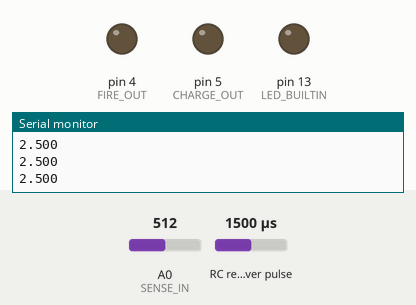
Recording of a program running on a simulated Arduino Nano, built with avr-gcc and run on an emulated ATmega328P. Shown: output pins drawn as LEDs (lit = HIGH), the last lines printed to the serial monitor. Wiring (inferred from the names in the program): RC receiver channel: data pin 3. The test bench sets the inputs (shaded band); at power-on: RC receiver pulse 1500 µs, A0 (SENSE_IN) = 512.

Above: at 1.2 s.
1.3 s: RC receiver pulse (sensor on pin 3) set to 1676 µs
4.1 s: RC receiver pulse (sensor on pin 3) set to 1689 µs
At 5.6 s:
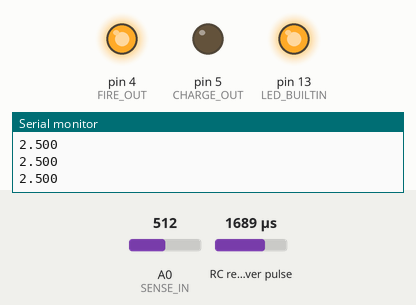
6.3 s: A0 (SENSE_IN) set to 23
7.8 s: A0 (SENSE_IN) set to 19
At 9.2 s:
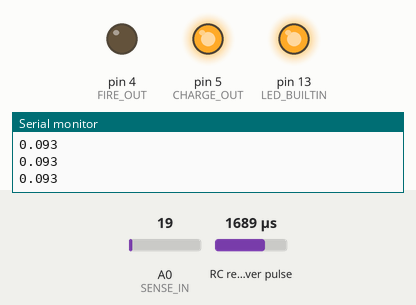
9.9 s: A0 (SENSE_IN) set to 330
11.4 s: A0 (SENSE_IN) set to 360
At 12.5 s:
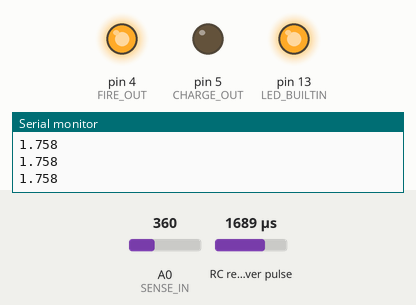
Timing chart, 0 to 13.9 s (numbered marks = the images above; inputs shaded):
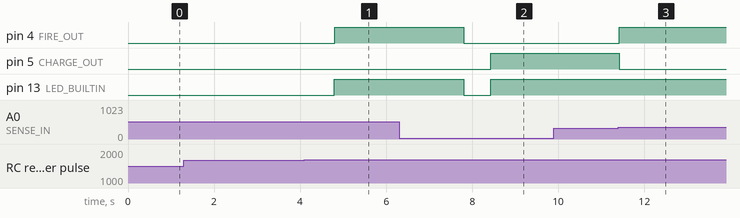

The program:

main.cpp
```cpp
#include <Arduino.h>

#define RC_IN       3
#define FIRE_OUT    4
#define CHARGE_OUT  5
#define SENSE_IN    A0

#define PULSE_MIN   500         // All unit microseconds
#define PULSE_MAX   2500
#define GAP_MIN     3000
#define GAP_MAX     100000

#define PULSE_LOW   1000
#define PULSE_HIGH  1800
#define PULSE_THR   1700

#define FIRE_LENGTH     15000
#define FIRE_PAUSE_MIN  140000
#define FIRE_PAUSE_MAX  1000000

#define FIRE_V_THR      1.7
#define SAFE_V_THR      0.1

#define STATE_STARTUP   1
#define STATE_IDLE      2
#define STATE_CHARGING  3
#define STATE_FIRE      4


void measurePWM();

unsigned long gap, duration;
unsigned long pulse_start = 0;
unsigned long pulse_end = 0;
int state = STATE_STARTUP;

void setup() {
    pinMode(LED_BUILTIN, OUTPUT);
    pinMode(FIRE_OUT, OUTPUT);
    pinMode(CHARGE_OUT, OUTPUT);
    pinMode(RC_IN, INPUT);
    pinMode(SENSE_IN, INPUT);

    attachInterrupt(digitalPinToInterrupt(RC_IN), measurePWM, CHANGE);
    state = STATE_IDLE;
    Serial.begin(9600);
    gap = 0;
    duration = 0;
}

void loop() {
    unsigned long last_activity = micros() - max(pulse_start, pulse_end);
    double cap_v = 5.0 * analogRead(SENSE_IN) / 1024.0;
    Serial.println(cap_v, 3);

    switch (state) {
        case STATE_IDLE:
            if (gap < GAP_MIN || gap > GAP_MAX || duration < PULSE_MIN || duration > PULSE_MAX ||
                last_activity > GAP_MAX) {
                return;
            }

            if (duration > PULSE_THR) {
                state = STATE_CHARGING;
                digitalWrite(CHARGE_OUT, HIGH);
                digitalWrite(LED_BUILTIN, HIGH);
            }

            break;

        case STATE_CHARGING:
            if (cap_v > FIRE_V_THR) {
                digitalWrite(CHARGE_OUT, LOW);
                delay(10);
                state = STATE_FIRE;
                digitalWrite(FIRE_OUT, HIGH);
            }

            break;

        case STATE_FIRE:
            if (cap_v < SAFE_V_THR) {
                digitalWrite(LED_BUILTIN, LOW);
                digitalWrite(FIRE_OUT, LOW);
                state = STATE_IDLE;
                delay(10);
            }

            break;

        default:
            return;
    }

//    unsigned long pause = map((long) duration, PULSE_THR, PULSE_HIGH, FIRE_PAUSE_MAX, FIRE_PAUSE_MIN);
//    pause = constrain(pause, FIRE_PAUSE_MIN, FIRE_PAUSE_MAX);
//    delay(pause / 1000);
}

void measurePWM() {
    static uint8_t old_state = digitalRead(RC_IN);

    uint8_t pin_state = digitalRead(RC_IN);

    if (old_state == LOW && pin_state == HIGH) {        // Rising edge
        pulse_start = micros();
        gap = pulse_start - pulse_end;
    } else if (old_state == HIGH && pin_state == LOW) { // Falling edge
        pulse_end = micros();
        duration = pulse_end - pulse_start;
    }

//    digitalWrite(LED_BUILTIN, HIGH);
    old_state = pin_state;
}
```

Measured:
- the behaviour switches between 1688 and 1689 µs on RC receiver pulse (sensor on pin 3) (found by bisection; images 0 and 1)
- the behaviour switches between 21 and 20 on A0 (SENSE_IN) (found by bisection; images 1 and 2)
- the behaviour switches between 348 and 349 on A0 (SENSE_IN) (found by bisection; images 2 and 3)
- after the input at 4.1 s, pin 4 (FIRE_OUT): LOW → HIGH after 0.71 s; pin 13 (LED_BUILTIN): LOW → HIGH after 0.69 s
- after the input at 7.8 s, pin 4 (FIRE_OUT): HIGH → LOW at once; pin 5 (CHARGE_OUT): LOW → HIGH after 0.63 s; pin 13 (LED_BUILTIN): HIGH → LOW at once, → HIGH 0.62 s later
- after the input at 11.4 s, pin 4 (FIRE_OUT): LOW → HIGH at once; pin 5 (CHARGE_OUT): HIGH → LOW at once
